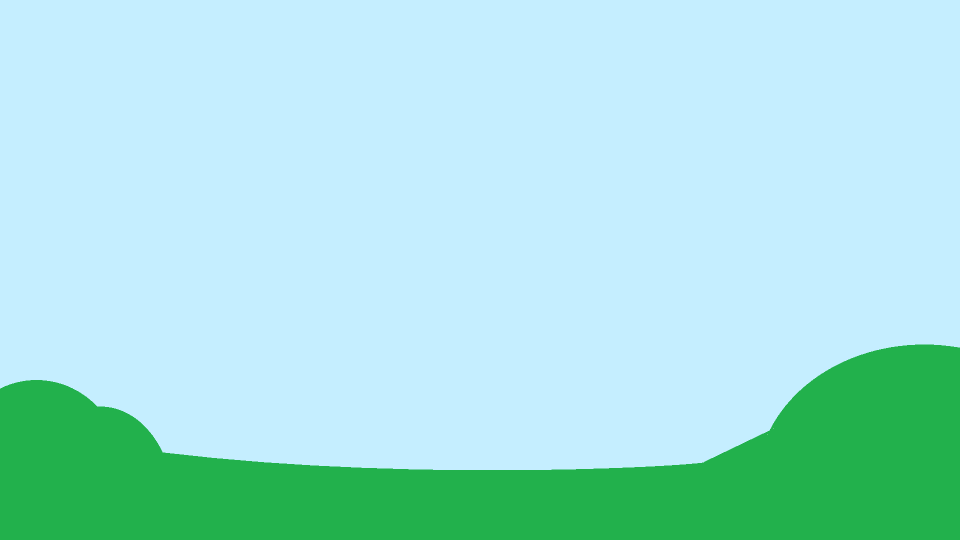
#> input picture assets/FundoMenuInicial.png, 1920 x 1080 px, given in place of certo.png, which was not available (shown at 1/2 size)
$ python imagem.py
#> lines starting #> are read from the running program, lines starting #| are printed output that depends on the picture; pictures that were not available may be replaced by others from this repository, and a replacement may not be noted
from PIL import Image

def gerarImagens(pathImagem, pathCerto):
#> called with pathImagem = 'PeraOriginal.png', pathCerto = 'certo.png'
    nomeImagem = pathImagem.replace(".png", "")

    certo = Image.open(pathCerto)
#> certo is the input picture: PIL image 1920x1080 RGBA; mean R, G, B, A 164.7, 225.9, 219.6, 255
    certo = certo.resize((100,100))
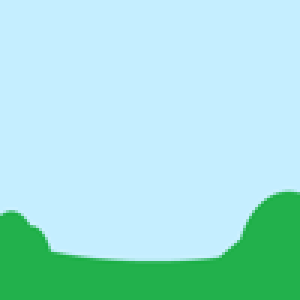
#> certo: PIL image 100x100 RGBA (shown 3 times larger); mean R, G, B, A 164.7, 225.9, 219.5, 255

    imagem = Image.open(pathImagem).resize((100,100))
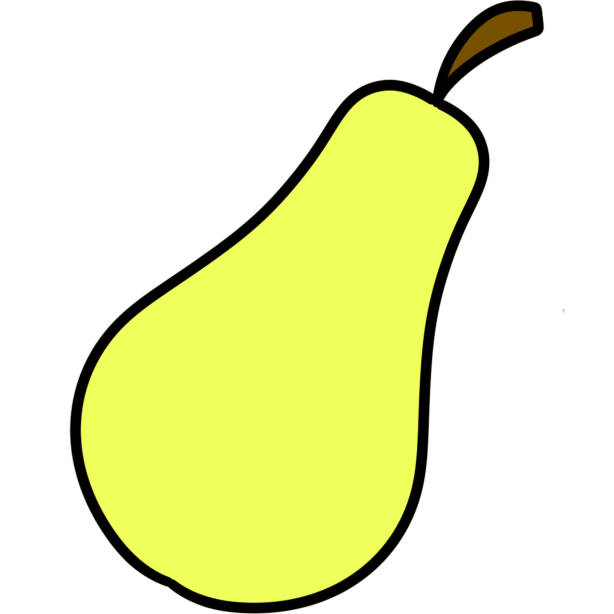
#> input picture assets/PeraOriginal.png, 614 x 614 px
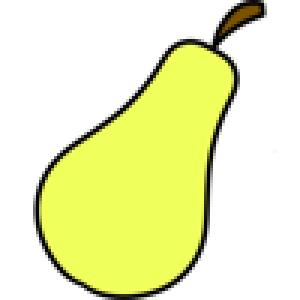
#> imagem: PIL image 100x100 RGBA (shown 3 times larger); mean R, G, B, A 80.4, 85.2, 30.5, 98.1; transparent parts drawn white
    imagem.save(nomeImagem + "100x100.png")

    imagemCima = imagem.crop((0, 0, 100, 50))
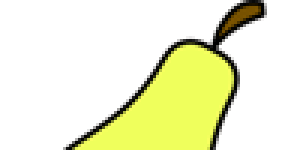
#> imagemCima: PIL image 100x50 RGBA (shown 3 times larger); mean R, G, B, A 51.2, 53.9, 19, 68.1; transparent parts drawn white
    imagemBaixo = imagem.crop((0, 50, 100, 100))
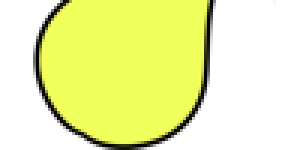
#> imagemBaixo: PIL image 100x50 RGBA (shown 3 times larger); mean R, G, B, A 109.7, 116.6, 41.9, 128; transparent parts drawn white
    imagem.paste(certo, (0, 0), certo)

    imagemCima.save(nomeImagem + "Cima.png")
    imagemBaixo.save(nomeImagem + "Baixo.png")
    imagem.save(nomeImagem + "Certo.png")


certoPath = "certo.png"
peraPath = "PeraOriginal.png"

gerarImagens(peraPath, certoPath)
